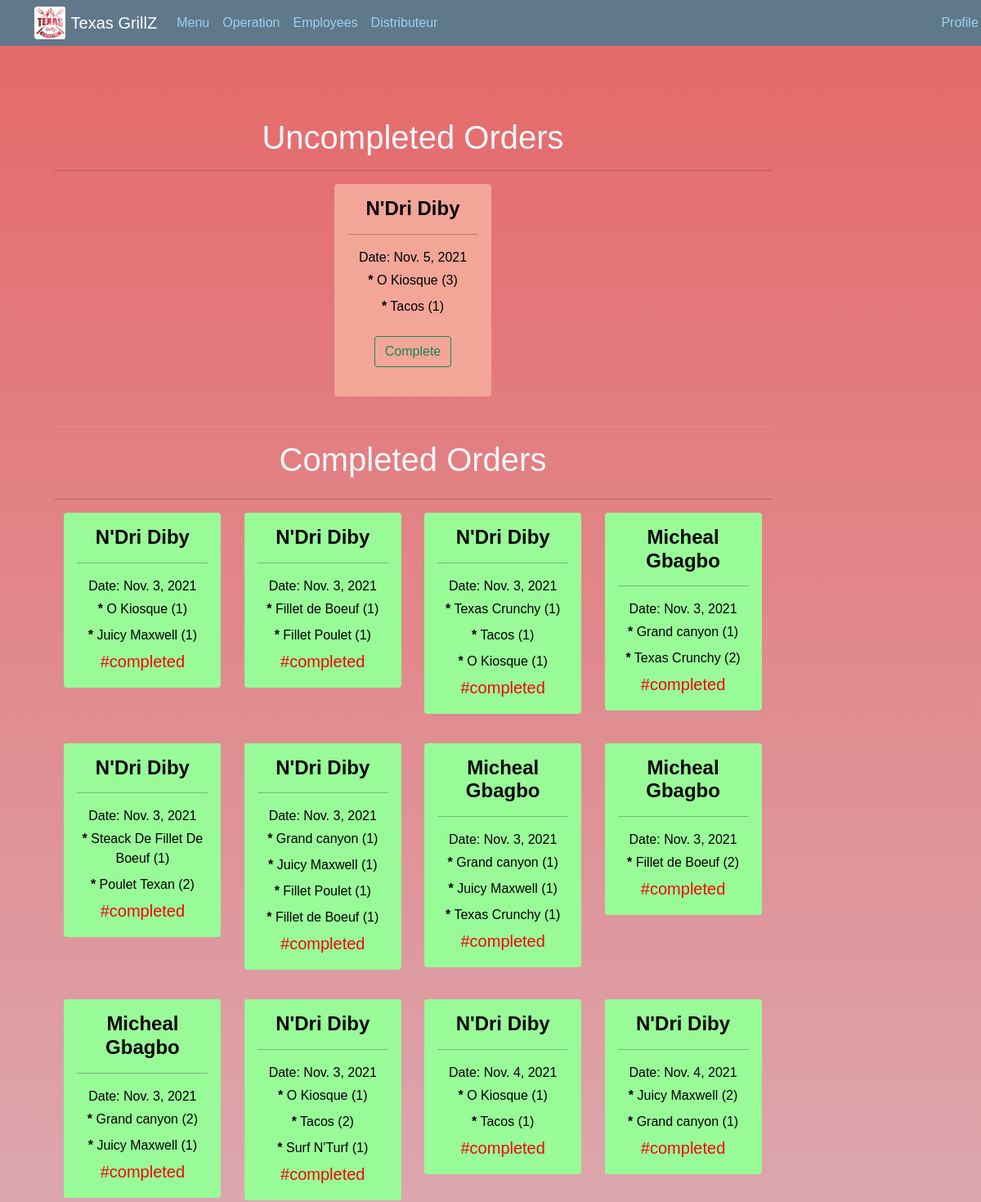
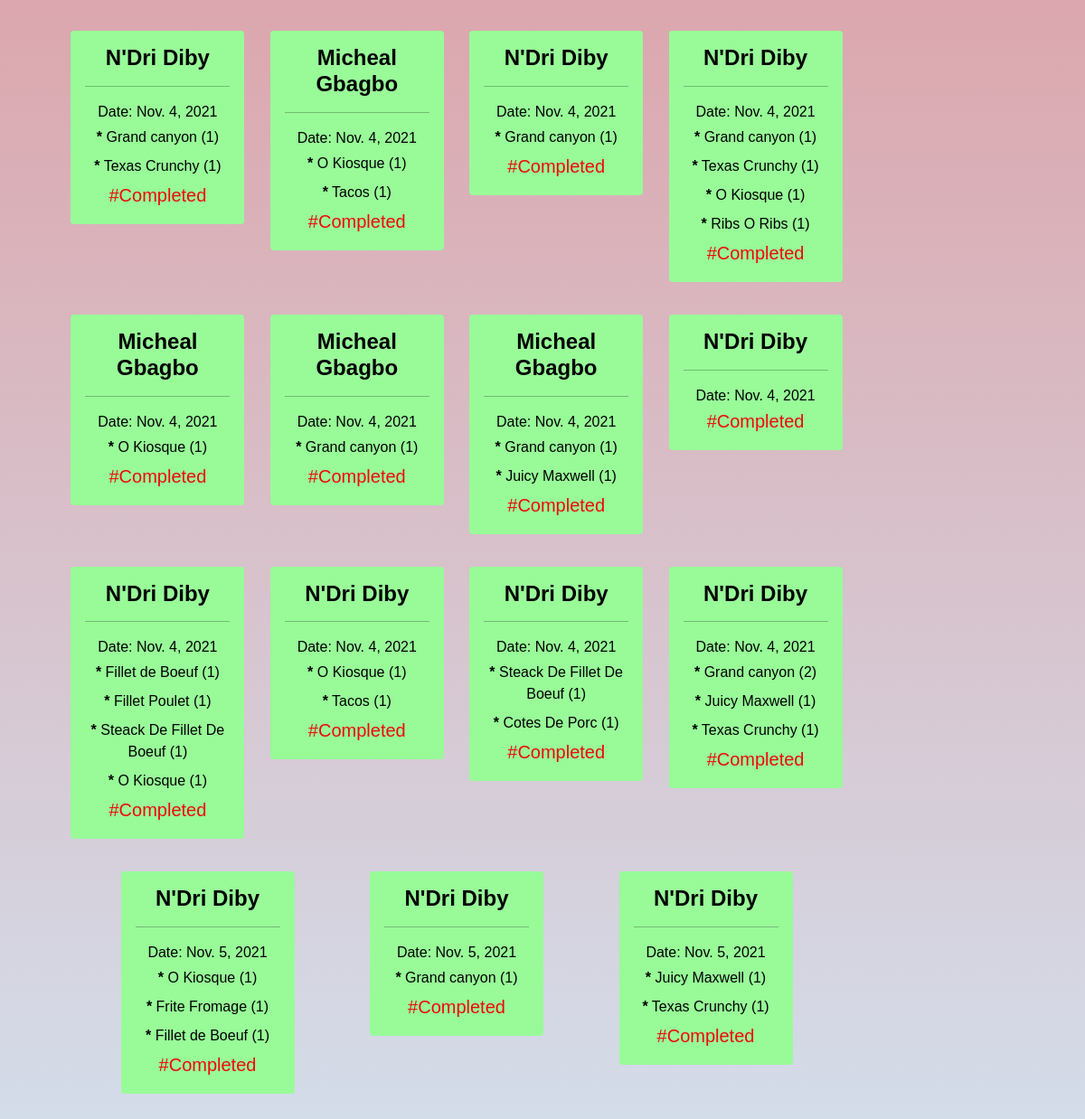
Page /cuisine/ on the earlier database version (2 pictures, top to bottom).
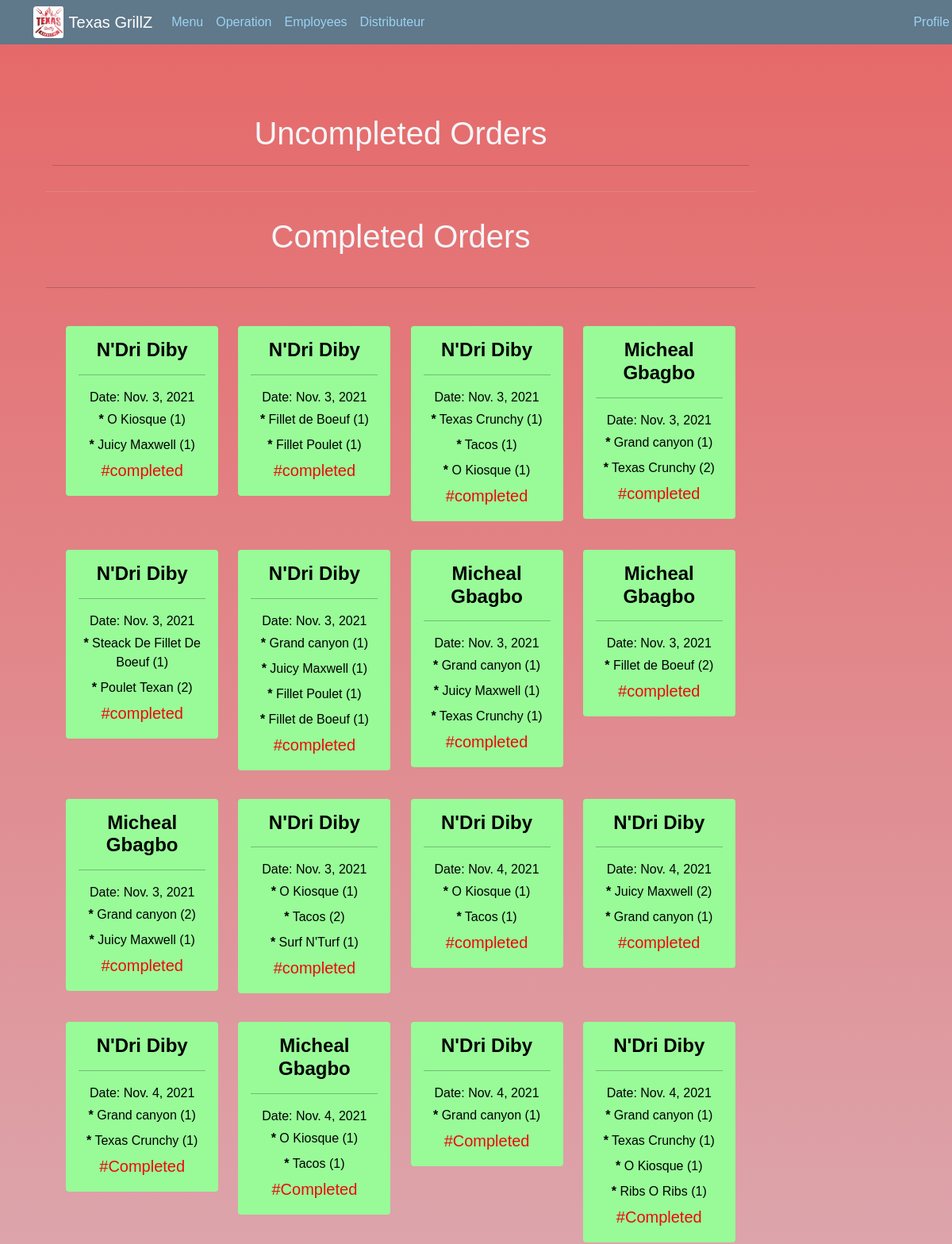
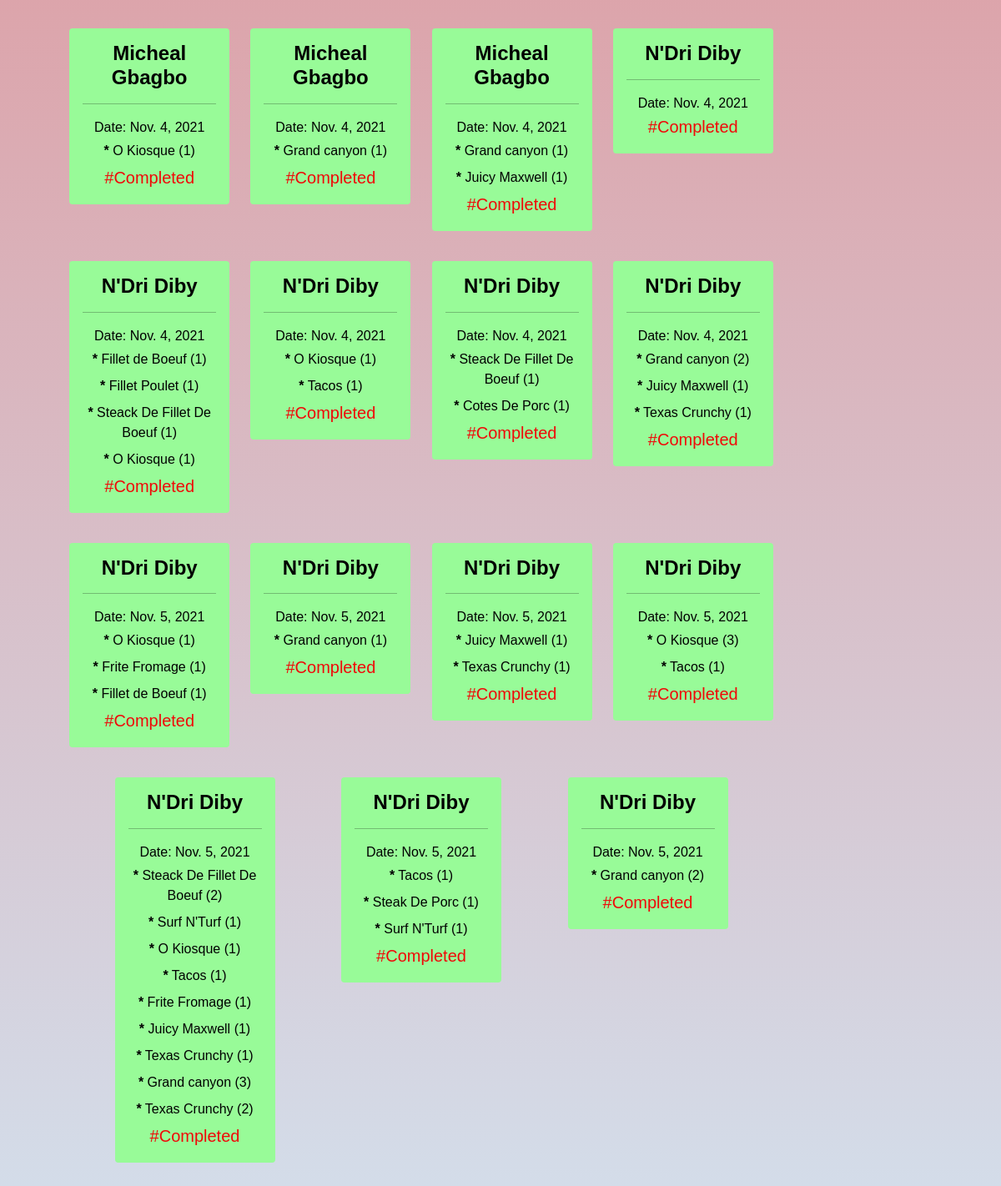
Same page on the later database version (2 pictures, top to bottom).
### Resto/models.py (models this page shows, shortened)
class Order(models.Model):
    customer = models.ForeignKey(Customer,on_delete=models.SET_NULL,blank=True,null=True)
    transaction_id = models.IntegerField(default=0,null = True, blank = True )
    complete = models.BooleanField(default=False,null=True,blank=False)
    status = models.CharField(max_length=30,default = 'Pending')
    date_ordered = models.DateTimeField(auto_now=True)
    date_completed = models.DateTimeField(auto_now=True)
    def __str__(self):
        return str(self.customer.name)

class Customer(models.Model):
    user = models.OneToOneField(User,on_delete=models.CASCADE,null=True,blank=True)
    name = models.CharField(max_length=30)
    email = models.EmailField(max_length=30)

class OrderItem(models.Model):
    customer = models.ForeignKey(Customer,on_delete=models.CASCADE,null=True,blank=True)
    order = models.ForeignKey(Order,on_delete=models.SET_NULL,blank=True,null=True)
    item = models.ForeignKey(Item, on_delete=CASCADE)
    order = models.ForeignKey(Order,on_delete=CASCADE)
    quantity = models.IntegerField(default=0,null = True, blank = True )
    date_added = models.DateTimeField(auto_now=True)
    def __str__(self):
        return str(self.item)

class Item(models.Model):
    itm_id = models.IntegerField()
    name = models.CharField(max_length = 150)
    prix = models.FloatField()
    description = models.TextField(max_length=150,blank=True)
    img = models.ImageField(upload_to='images/')
    date_created = models.DateTimeField(auto_now=True)
    category = models.ForeignKey(Category,on_delete=CASCADE)
    def __str__(self):
        return self.name

### Resto/views.py (the view)
# urls.py: path('cuisine/', views.Cuisine, name='cuisine'),
@csrf_protect
def Cuisine(request):
    all_order = Order.objects.filter(status='Sent')
    complete_order = Order.objects.filter(complete=True)
    context = {
        'all_order':all_order,
        'complete':complete_order
    }
    return render(request,'Resto/Cuisine.html',context)

### Resto/templates/Resto/Cuisine.html (shortened to what this page needs)
{% extends 'Resto/base_cuisine.html' %} {% load static %} {% block content %}
<div class='container py-5'>
    <div class='mt-3' style='text-align:center'>
        <h1>Uncompleted Orders</h1>
        <hr>
    </div>
    <div class='row justify-content-evenly g-lg-3 align-items-lg-baseline'>
        <div class='col-auto mt-3'>
            {% for order in all_order %}
            <div class='card' style="width: 12rem; height: auto; background-color:rgb(243, 166, 152)">
                <div class='card-body mb-1'>
                    <h4 class="card-title mb-2" style="color: black; text-align: center;"><b>{{order}} </b></h4>
                    <hr style="color: black;">
                    <p class="card-text mb-1 " style="color: black; text-align: center;">Date: {{order.date_ordered|date}}</p>
                    {% for x in order.orderitem_set.all %}
                    <p class="card-text mb-2 " style="color: black; text-align: center;">
                        <b>*</b> {{x}} ({{x.quantity}})
                    </p>
                    {% endfor %}
                    <div class='mt-4' style='text-align: center'>
                        <form method='POST'>
                            <button data-action='completed' data-order={{order.id}} class='btn btn-outline-success mb-3 send-order'> Complete </button>
                        </form>
                    </div>
                </div>
            </div>
        </div>
        {% endfor %}
    </div>
    <hr style='color:rgb(197, 193, 193); font-weight:60px'>
    <div>
        <h1 class='mb-4' style='text-align:center'>Completed Orders</h1>
    </div>
    <hr>
    <div class='row justify-content-evenly g-lg-3 align-items-lg-baseline'>
        {% for order in complete %}
        <div class='col-auto mt-3'>
            <div class='card' style="width: 12rem; height: auto; background-color: palegreen;">
                <div class='card-body mb-1'>
                    <h4 class="card-title mb-2" style="color: black; text-align: center;"><b>{{order}}</b></h4>
                    <hr style="color: black;">
                    <p class="card-text mb-1 " style="color: black; text-align: center;"> Date: {{order.date_ordered|date}}</p>
                    {% for x in order.orderitem_set.all %}
                    <p class="card-text mb-2" style="color: black; text-align: center;">
                        <b>*</b> {{x}} ({{x.quantity}})
                    </p>
                    {% endfor %}
                    <h5 class="card-text mt-1" style="color:rgb(240, 8, 8); text-align: center;">#{{order.status}}</h5>
                </div>
            </div>
        </div>
        {% endfor %}
    </div>
</div>
{% endblock content %}

Differences in the rows shown:
changed Order (number 28 of 31 on the later page): gains OrderItem (item.name "O Kiosque", quantity "3"); gains OrderItem (item.name "Tacos", quantity "1"); loses OrderItem (item.name "O Kiosque", quantity "3"); loses OrderItem (item.name "Tacos", quantity "1"); moves from the list under "Uncompleted Orders" to the list under "Completed Orders"
now on this page (row edited): Order: customer.name "N'Dri Diby", date_ordered "Nov. 5, 2021", status "Completed", shown under "Completed Orders"
now on this page (row edited): OrderItem: item.name "Steack De Fillet De Boeuf", quantity "2", shown under "N'Dri Diby"
now on this page (row unchanged): OrderItem: item.name "Surf N'Turf", quantity "1", shown under "N'Dri Diby"
now on this page (row unchanged): OrderItem: item.name "O Kiosque", quantity "1", shown under "N'Dri Diby"
now on this page (row unchanged): OrderItem: item.name "Tacos", quantity "1", shown under "N'Dri Diby"
added OrderItem: item.name "Frite Fromage", quantity "1", shown under "N'Dri Diby"
added OrderItem: item.name "Juicy Maxwell", quantity "1", shown under "N'Dri Diby"
added OrderItem: item.name "Texas Crunchy", quantity "1", shown under "N'Dri Diby"
added OrderItem: item.name "Grand canyon", quantity "3", shown under "N'Dri Diby"
added OrderItem: item.name "Texas Crunchy", quantity "2", shown under "N'Dri Diby"
added Order: customer.name "N'Dri Diby", date_ordered "Nov. 5, 2021", status "Completed", shown under "Completed Orders"
added OrderItem: item.name "Tacos", quantity "1", shown under "N'Dri Diby"
added OrderItem: item.name "Steak De Porc", quantity "1", shown under "N'Dri Diby"
added OrderItem: item.name "Surf N'Turf", quantity "1", shown under "N'Dri Diby"
added Order: customer.name "N'Dri Diby", date_ordered "Nov. 5, 2021", status "Completed", shown under "Completed Orders"
added OrderItem: item.name "Grand canyon", quantity "2", shown under "N'Dri Diby"
